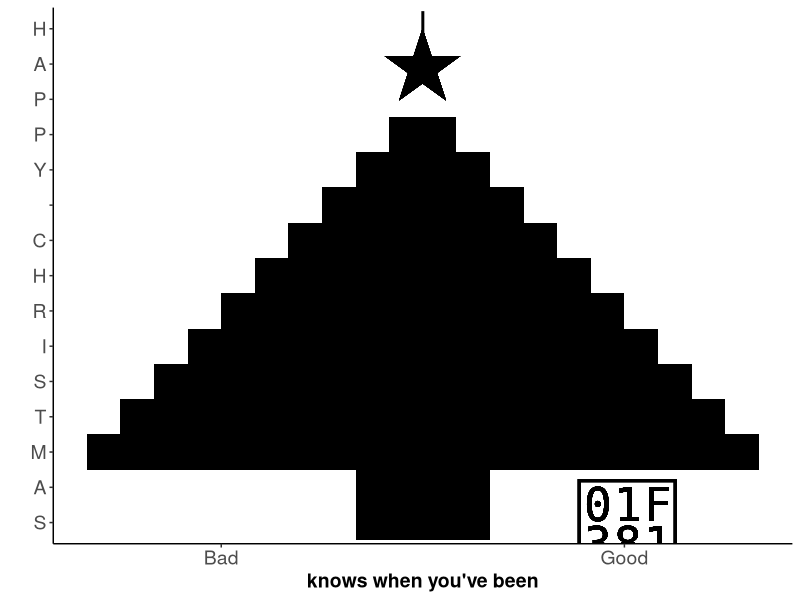

Here is the R script that generated this plot:
# R script for Christmas Plot
library(ggplot2)
library(png)

#Create greeting
  greeting <- "HAPPY CHRISTMAS"
  greeting_list <- NA
  for(i in 1:nchar(greeting)){
    greeting_list[i] <- substr(greeting, i, i) # Split to list of characters
  }

# Create tree data
  series <- c(1, 1, seq(5, 0, by=-0.5), 0, 0)
  
  data <- data.frame(
    name=c(letters[1:15]),  #Use alphabet to prevent ggplot from re-ordering the greeting as alphabetically
    value1=series,
    value2=series * -1
  )

  
# Chart
card <- ggplot(data, aes(x=name) ) +
  geom_bar(aes(x=name, y=value1), stat="identity", width = 1, fill="black") +
  geom_bar(aes(x=name, y=value2), stat="identity", width = 1, fill="black") +
  geom_text(aes(x="n", y=0), label="★", size=25) + # Add star to christmas tree
  geom_point(aes(x="a", y=3), pch="\uD83C\uDF81", size=25) + # Add present under tree
  scale_x_discrete(name="", labels=rev(greeting_list)) + # Add greeting to labels
  scale_y_continuous(name="knows when you've been", breaks = c(-3, 3), labels=c("Bad", "Good")) +
  coord_flip() +
  theme_classic() +
  theme(axis.text=element_text(size=14), 
        axis.title=element_text(size=14,face="bold"))

  
jpeg("tree.jpg", width = 500, height = 800, quality = 100)
card
dev.off()
